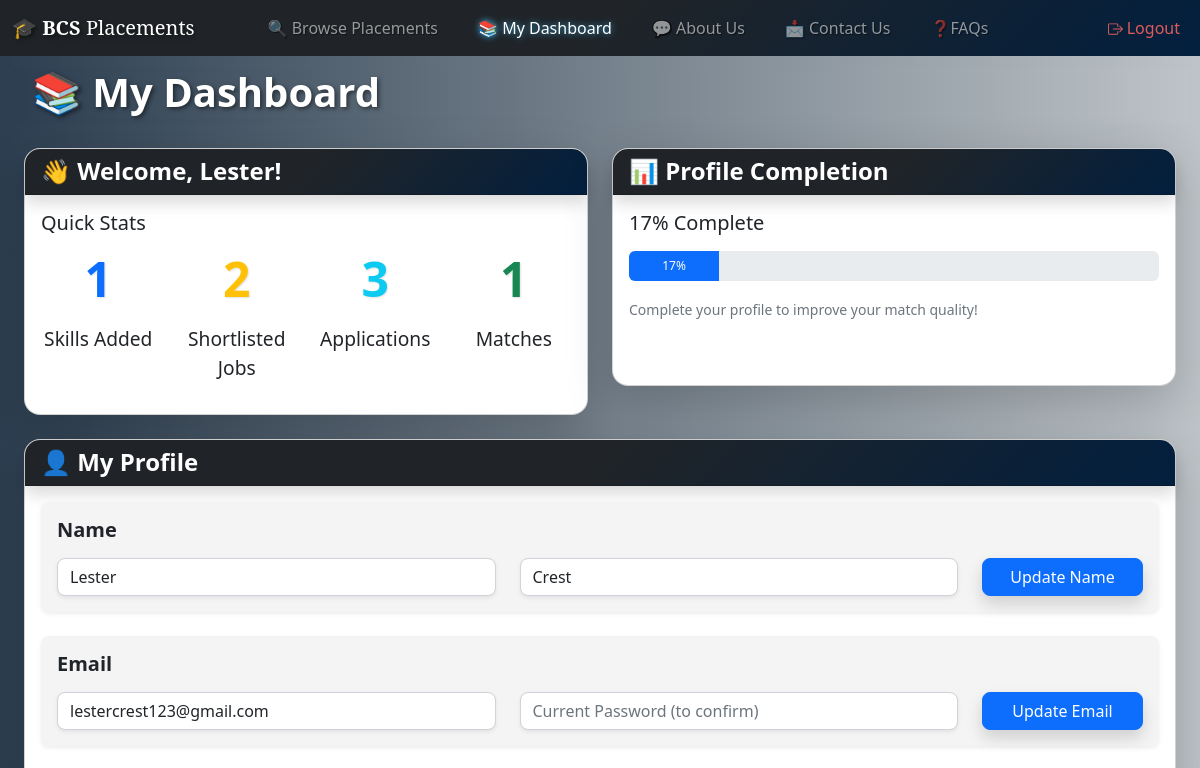
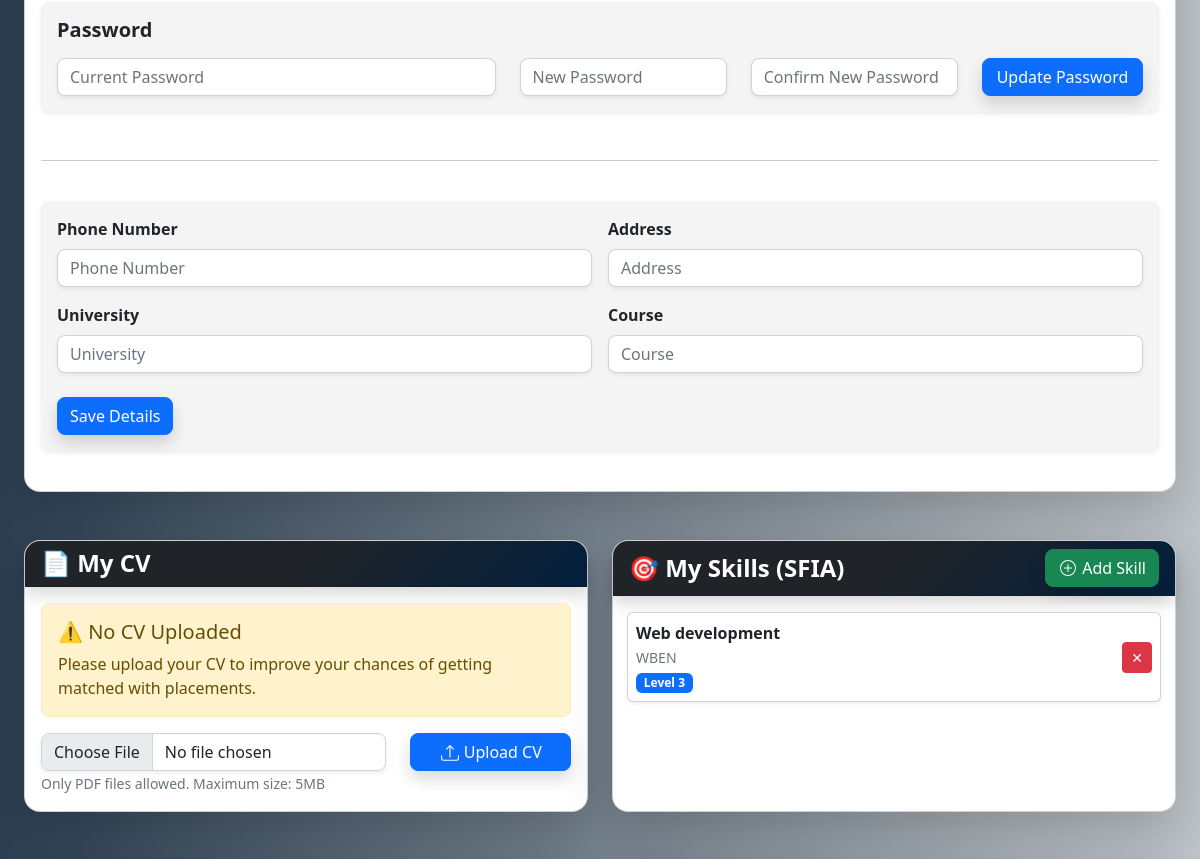
Page /dashboard.php (signed in, upper part) on the earlier database version (2 pictures, top to bottom).
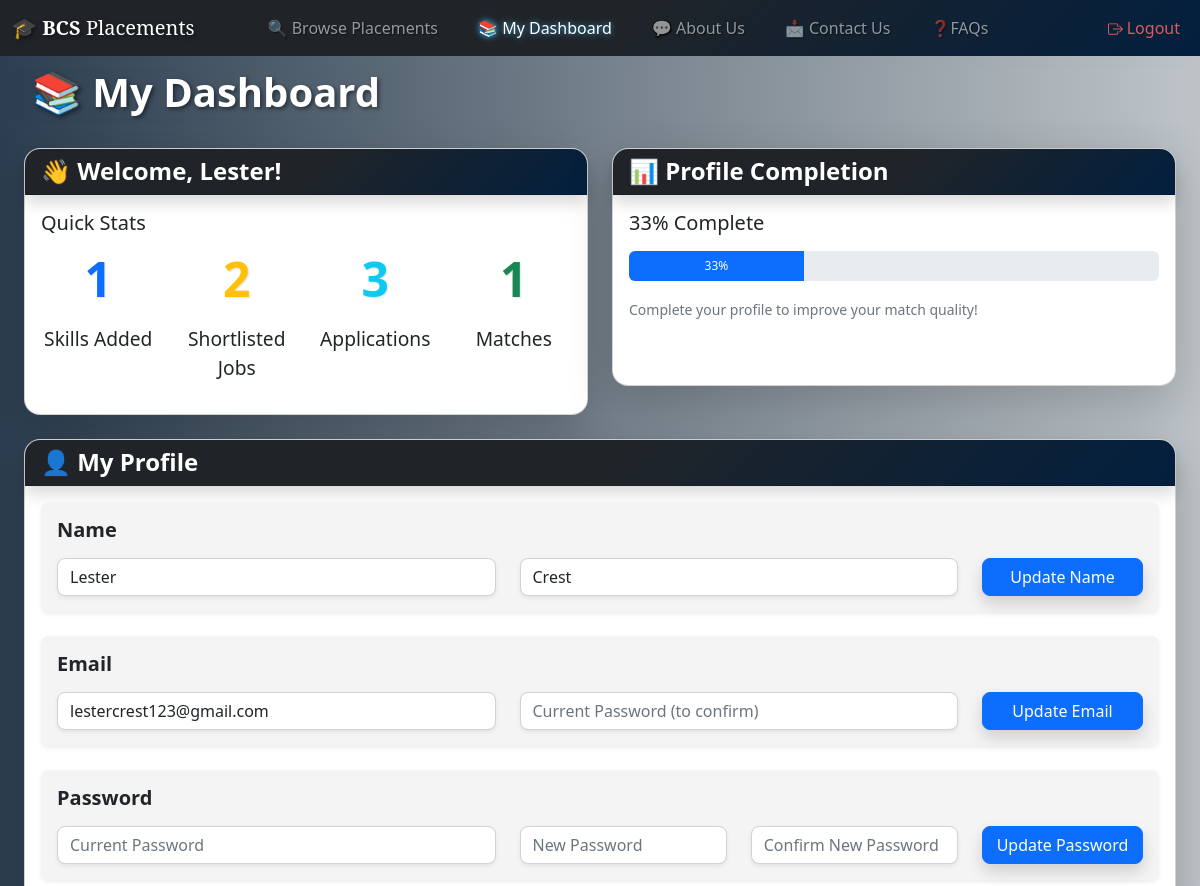
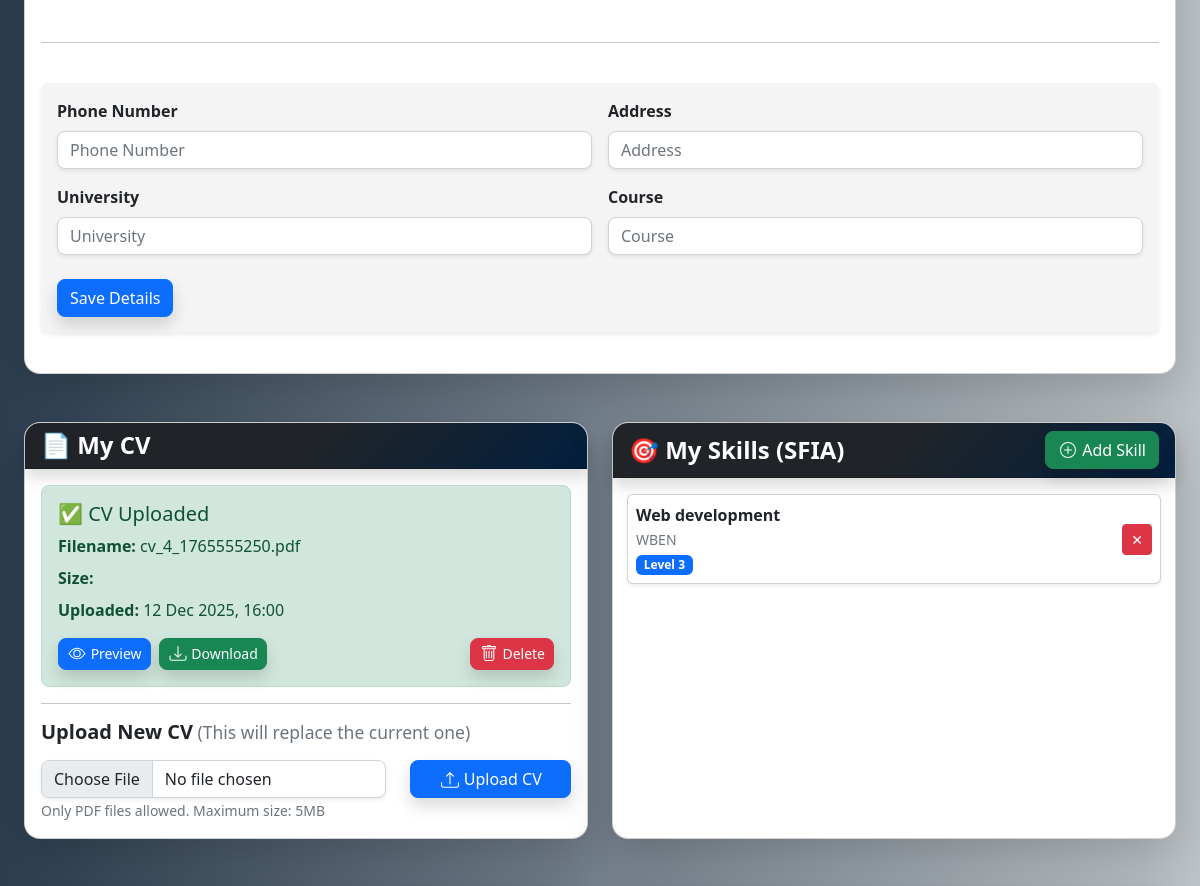
Same page on the later database version (2 pictures, top to bottom).
### tables this page shows
CREATE TABLE students (
                                        student_id INTEGER PRIMARY KEY AUTOINCREMENT,
                                        user_id INTEGER NOT NULL UNIQUE,
                                        first_name TEXT NOT NULL,
                                        last_name TEXT NOT NULL,
                                        phone TEXT,
                                        address TEXT,
                                        cv_filename TEXT,
                                        cv_filepath TEXT,
                                        cv_uploaded_at DATETIME,
                                        profile_completed INTEGER DEFAULT 0,
                                        created_at DATETIME DEFAULT CURRENT_TIMESTAMP,
                                        updated_at DATETIME DEFAULT CURRENT_TIMESTAMP, university TEXT, course TEXT,
                                        FOREIGN KEY (user_id) REFERENCES users(user_id) ON DELETE CASCADE
);

CREATE TABLE users (
                                     user_id INTEGER PRIMARY KEY AUTOINCREMENT,
                                     email TEXT NOT NULL UNIQUE,
                                     password TEXT NOT NULL,
                                     role TEXT NOT NULL CHECK(role IN ('student', 'employer')),
                                     created_at DATETIME DEFAULT CURRENT_TIMESTAMP,
                                     last_login DATETIME
);

### Views/dashboard.phtml (the view, shortened to what the changed rows need)
<?php require('template/header.phtml'); ?>
<main class="page-content"
    <div class="container-fluid">
        <div class="row px-4">
            <div id="title" class="col-12 mb-0">
                <h1 class="pg-heading text-white fw-bold px-2 py-0 paw-bg">
                    📚 My Dashboard
                </h1>
            </div>
        </div>
        <br>
        <div class="row px-4">
            <div class="col-lg-6 mb-4">
                <div class="card card-hover shadow-lg rounded-4">
                    <div class="card-header text-white shadow" style="background-color: #212529; border-top-left-radius: 15px; border-top-right-radius: 15px">
                        <h4 class="mb-0"><strong>👋 Welcome, <?= htmlspecialchars($view->student->getFirstName()) ?>!</strong></h4>
                    </div>
                </div>
            </div>
            <div class="col-lg-6 mb-5">
                <div class="card card-hover shadow-lg rounded-4">
                    <div class="card-body paw-bg">
                        <?php $completion = $view->student->getProfileCompletionPercentage(); ?>
                        <h5 class="mb-3"><?= $completion ?>% Complete</h5>
                        <div class="progress" style="height: 30px;">
                            <div class="progress-bar <?= $completion == 100 ? 'bg-success' : 'bg-primary' ?>"
                                 role="progressbar"
                                 style="width: <?= $completion ?>%"
                                 aria-valuenow="<?= $completion ?>"
                                 aria-valuemin="0"
                                 aria-valuemax="100">
                                <?= $completion ?>%
                            </div>
                        </div>
                        <?php if ($completion < 100): ?>
                            <p class="mt-3 text-muted mb-5">
                                <small>Complete your profile to improve your match quality!</small>
                            </p>
                        <?php else: ?>
                            <p class="mt-3 text-success mb-5">
                                <small>✅ Your profile is complete! Great job!</small>
                            </p>
                        <?php endif; ?>
                    </div>
                </div>
            </div>
        </div>
        <div class="row px-4">
            <div class="col-12 mb-5">
                <div class="card shadow-lg rounded-4">
                    <div class="card-body paw-bg">
                        <div class="mb-4 p-3 rounded-3 shadow-sm profile-sections">
                            <form method="POST" action="dashboard.php">
                                <div class="row">
                                    <div class="col-md-5">
                                        <input type="text" name="first_name" class="form-control rounded-3 shadow-sm pop-obj"
                                               value="<?= htmlspecialchars($view->student->getFirstName()) ?>" placeholder="First Name" required>
                                    </div>
                                    <div class="col-md-5">
                                        <input type="text" name="last_name" class="form-control rounded-3 shadow-sm pop-obj"
                                               value="<?= htmlspecialchars($view->student->getLastName()) ?>" placeholder="Last Name" required>
                                    </div>
                                </div>
                            </form>
                        </div>
                        <div class="mb-4 p-3 rounded-3 shadow-sm profile-sections">
                            <form method="POST" action="dashboard.php">
                                <div class="row">
                                    <div class="col-md-5">
                                        <input type="email" name="new_email" class="form-control rounded-3 shadow-sm pop-obj"
                                               value="<?= htmlspecialchars($view->student->getEmail()) ?>" placeholder="New Email" required>
                                    </div>
                                </div>
                            </form>
                        </div>
                        <br>
                        <br>
                    </div>
                </div>
            </div>
        </div>
        <div class="row px-4">
            <div class="col-lg-6 mb-5">
                <div class="card shadow-lg rounded-4 h-100">
                    <div class="card-body paw-bg">
                        <?php if ($view->student->hasCv()): ?>
                            <div class="alert alert-success rounded-3">
                                <h5>✅ CV Uploaded</h5>
                                <p class="mb-2"><strong>Filename:</strong> <?= htmlspecialchars($view->student->getCvFilename()) ?></p>
                                <p class="mb-2"><strong>Size:</strong> <?= $view->student->getCvFileSize() ?></p>
                                <p class="mb-3"><strong>Uploaded:</strong> <?= date('d M Y, H:i', strtotime($view->student->getCvUploadedAt())) ?></p>
                              <div class="d-flex justify-content-between align-items-center">
                                <div class="d-flex gap-2">
                                    <a href="/uploads/cvs/<?= htmlspecialchars($view->student->getCvFilename()) ?>"
                                       target="_blank"
                                       class="btn btn-primary btn-sm rounded-3 shadow pop-obj">
                                         Preview
                                    </a>
                                    <a href="/uploads/cvs/<?= htmlspecialchars($view->student->getCvFilename()) ?>"
                                       download="<?= htmlspecialchars($view->student->getCvFilename()) ?>"
                                       class="btn btn-success btn-sm rounded-3 shadow pop-obj">
                                         Download
                                    </a>
                                </div>
                                    <form method="POST" action="dashboard.php" class="d-inline">
                                        <button type="submit" name="delete_cv"
                                                class="btn btn-danger btn-sm rounded-3 shadow pop-obj"
                                                onclick="return confirm('Are you sure you want to delete your CV?')">
                                             Delete
                                        </button>
                                    </form>
                              </div>
                            </div>
                            <hr>
                            <h5 class="fw-bold mb-3">Upload New CV<span class="text-muted small fw-normal"> (This will replace the current one)</span></h5>
                        <?php else: ?>
                            <div class="alert alert-warning rounded-3">
                                <h5>⚠️ No CV Uploaded</h5>
                                <p class="mb-0">Please upload your CV to improve your chances of getting matched with placements.</p>
                            </div>
                        <?php endif; ?>
                        <form method="POST" action="dashboard.php" enctype="multipart/form-data">
                            <div class="row">
                            </div>
                        </form>
                    </div>
                </div>
            </div>
        </div>
</main>
<?php require('template/footer.phtml'); ?>

Differences in the rows shown:
changed students "Lester": cv_filename (not shown) → "cv_4_1765555250.pdf"; cv_uploaded_at (not shown) → "12 Dec 2025, 16:00"
Other differences:
$completion: "17" → "33"
$completion: 17 → 33 (drawn)
text no longer shown: "⚠️ No CV Uploaded Please upload your CV to improve your chances of getting matched with placements."
text now shown: "✅ CV Uploaded Filename: Size: Uploaded: Preview Download Delete Upload New CV (This will replace the current one)"
